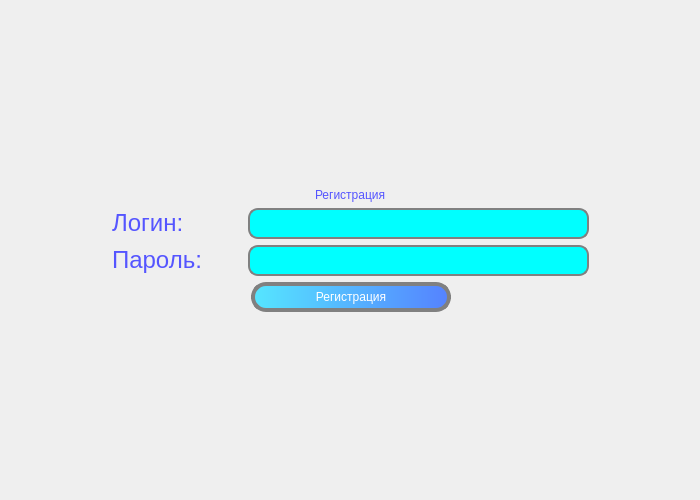
<?xml version="1.0" encoding="UTF-8"?>
<ui version="4.0">
 <class>Dialog</class>
 <widget class="QDialog" name="Dialog">
  <property name="geometry">
   <rect>
    <x>0</x>
    <y>0</y>
    <width>700</width>
    <height>500</height>
   </rect>
  </property>
  <property name="windowTitle">
   <string>Dialog</string>
  </property>
  <layout class="QVBoxLayout" name="verticalLayout_3">
   <item>
    <layout class="QVBoxLayout" name="verticalLayout_2">
     <item>
      <spacer name="verticalSpacer">
       <property name="orientation">
        <enum>Qt::Vertical</enum>
       </property>
       <property name="sizeHint" stdset="0">
        <size>
         <width>20</width>
         <height>40</height>
        </size>
       </property>
      </spacer>
     </item>
     <item>
      <layout class="QHBoxLayout" name="horizontalLayout">
       <item>
        <spacer name="horizontalSpacer_5">
         <property name="orientation">
          <enum>Qt::Horizontal</enum>
         </property>
         <property name="sizeHint" stdset="0">
          <size>
           <width>40</width>
           <height>20</height>
          </size>
         </property>
        </spacer>
       </item>
       <item>
        <layout class="QVBoxLayout" name="verticalLayout">
         <item alignment="Qt::AlignHCenter">
          <widget class="QLabel" name="label_registration">
           <property name="maximumSize">
            <size>
             <width>250</width>
             <height>57</height>
            </size>
           </property>
           <property name="styleSheet">
            <string notr="true">color: rgb(85, 85, 255);
font: italic 28pt &quot;Monotype Corsiva&quot;;

</string>
           </property>
           <property name="text">
            <string>&lt;html&gt;&lt;head/&gt;&lt;body&gt;&lt;p&gt;Регистрация&lt;/p&gt;&lt;/body&gt;&lt;/html&gt;</string>
           </property>
          </widget>
         </item>
         <item>
          <layout class="QHBoxLayout" name="horizontalLayout_2">
           <item>
            <widget class="QLabel" name="user_label">
             <property name="styleSheet">
              <string notr="true">color: rgb(85, 85, 255);
font: italic 22pt &quot;Monotype Corsiva&quot;;

</string>
             </property>
             <property name="text">
              <string>&lt;html&gt;&lt;head/&gt;&lt;body&gt;&lt;p&gt;&lt;span style=&quot; font-size:18pt;&quot;&gt;Логин:&lt;/span&gt;&lt;/p&gt;&lt;/body&gt;&lt;/html&gt;</string>
             </property>
            </widget>
           </item>
           <item>
            <spacer name="horizontalSpacer_2">
             <property name="orientation">
              <enum>Qt::Horizontal</enum>
             </property>
             <property name="sizeHint" stdset="0">
              <size>
               <width>40</width>
               <height>20</height>
              </size>
             </property>
            </spacer>
           </item>
           <item>
            <widget class="QLineEdit" name="user_reg">
             <property name="minimumSize">
              <size>
               <width>341</width>
               <height>31</height>
              </size>
             </property>
             <property name="styleSheet">
              <string notr="true">border: 2px solid gray;
border-radius: 10px;
    background:  rgb(0, 255, 255);
    selection-background-color: darkgray;</string>
             </property>
            </widget>
           </item>
          </layout>
         </item>
         <item>
          <layout class="QHBoxLayout" name="horizontalLayout_3">
           <item>
            <widget class="QLabel" name="password">
             <property name="styleSheet">
              <string notr="true">color: rgb(85, 85, 255);
font: italic 22pt &quot;Monotype Corsiva&quot;;

</string>
             </property>
             <property name="text">
              <string>&lt;html&gt;&lt;head/&gt;&lt;body&gt;&lt;p&gt;&lt;span style=&quot; font-size:18pt;&quot;&gt;Пароль:&lt;/span&gt;&lt;/p&gt;&lt;/body&gt;&lt;/html&gt;</string>
             </property>
            </widget>
           </item>
           <item>
            <spacer name="horizontalSpacer">
             <property name="orientation">
              <enum>Qt::Horizontal</enum>
             </property>
             <property name="sizeHint" stdset="0">
              <size>
               <width>40</width>
               <height>20</height>
              </size>
             </property>
            </spacer>
           </item>
           <item>
            <widget class="QLineEdit" name="password_reg">
             <property name="minimumSize">
              <size>
               <width>341</width>
               <height>31</height>
              </size>
             </property>
             <property name="styleSheet">
              <string notr="true">border: 2px solid gray;
border-radius: 10px;
    background:  rgb(0, 255, 255);
    selection-background-color: darkgray;</string>
             </property>
            </widget>
           </item>
          </layout>
         </item>
         <item>
          <layout class="QHBoxLayout" name="horizontalLayout_4">
           <item>
            <spacer name="horizontalSpacer_3">
             <property name="orientation">
              <enum>Qt::Horizontal</enum>
             </property>
             <property name="sizeHint" stdset="0">
              <size>
               <width>40</width>
               <height>20</height>
              </size>
             </property>
            </spacer>
           </item>
           <item>
            <widget class="QPushButton" name="btn_enter_reg">
             <property name="minimumSize">
              <size>
               <width>200</width>
               <height>30</height>
              </size>
             </property>
             <property name="maximumSize">
              <size>
               <width>201</width>
               <height>32</height>
              </size>
             </property>
             <property name="styleSheet">
              <string notr="true">background: qlineargradient(spread:pad, x1:0, y1:0, x2:1, y2:0, stop:0 rgba(85, 230, 255), stop:1 rgba(85, 130, 255));
font: 12pt &quot;MS Shell Dlg 2&quot;;
color: rgb(255, 255, 255);
border: 4px solid grey;
border-radius: 15px;
</string>
             </property>
             <property name="text">
              <string>Регистрация</string>
             </property>
            </widget>
           </item>
           <item>
            <spacer name="horizontalSpacer_4">
             <property name="orientation">
              <enum>Qt::Horizontal</enum>
             </property>
             <property name="sizeHint" stdset="0">
              <size>
               <width>40</width>
               <height>20</height>
              </size>
             </property>
            </spacer>
           </item>
          </layout>
         </item>
        </layout>
       </item>
       <item>
        <spacer name="horizontalSpacer_6">
         <property name="orientation">
          <enum>Qt::Horizontal</enum>
         </property>
         <property name="sizeHint" stdset="0">
          <size>
           <width>40</width>
           <height>20</height>
          </size>
         </property>
        </spacer>
       </item>
      </layout>
     </item>
     <item>
      <spacer name="verticalSpacer_2">
       <property name="orientation">
        <enum>Qt::Vertical</enum>
       </property>
       <property name="sizeHint" stdset="0">
        <size>
         <width>20</width>
         <height>40</height>
        </size>
       </property>
      </spacer>
     </item>
    </layout>
   </item>
  </layout>
 </widget>
 <resources/>
 <connections/>
</ui>
